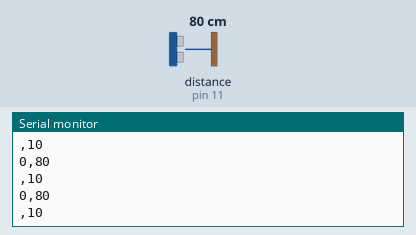
The sketch below on a simulated Arduino Uno, built with avr-gcc and run on an emulated ATmega328P. On the bench: the last lines printed to the serial monitor. Wiring (inferred from the names in the program): ultrasonic range finder: trigger pin 12; echo pin 11. The test bench sets the inputs (shaded band); at power-on: distance to the obstacle (sensor on pin 11) 80 cm. The echo pulse lasts 58.3 µs per cm.

Above: at 1.3 s.
1.4 s: distance to the obstacle (sensor on pin 11) set to 2 cm
At 1.83 s:
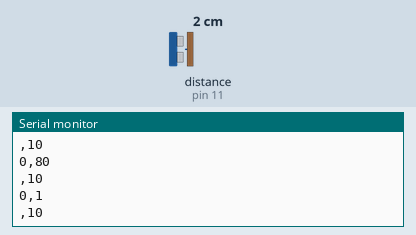
2.9 s: distance to the obstacle (sensor on pin 11) set to 4 cm
At 3.33 s:
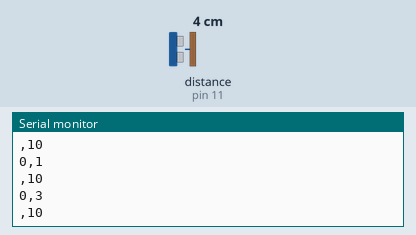
Timing chart, 0 to 5.9 s (numbered marks = the images above; inputs shaded):
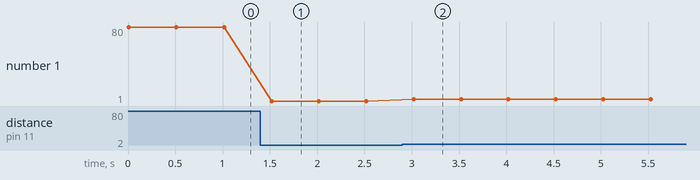

The sketch:

sketch.ino
```cpp
int trigpin = 12;
int echopin = 11;
int measuredtime;
int distance;
int dt = 500;
void setup() {
  Serial.begin(9600);
  pinMode(trigpin, OUTPUT);
  pinMode(echopin, INPUT);
  // put your setup code here, to run once:

}

void loop() {
  digitalWrite(trigpin, LOW);
  delayMicroseconds(10);
  digitalWrite(trigpin , HIGH);
  delayMicroseconds(10);
  digitalWrite(trigpin, LOW);
  measuredtime = pulseIn(echopin, HIGH);
  distance = measuredtime/58;
  Serial.print(0);
  Serial.print(",");
  Serial.println(distance);
  Serial.print(",");
  Serial.println(10);
  // put your main code here, to run repeatedly:
  delay(dt);

}
```

Measured:
- after the input at 1.4 s, the serial monitor: prints a new line after 0.12 s (image 1)
- after the input at 2.9 s, the serial monitor: prints a new line after 0.12 s (image 2)
- plotted number 1: 80 → 1 after the input at 1.4 s, 1 → 3 after the input at 2.9 s
